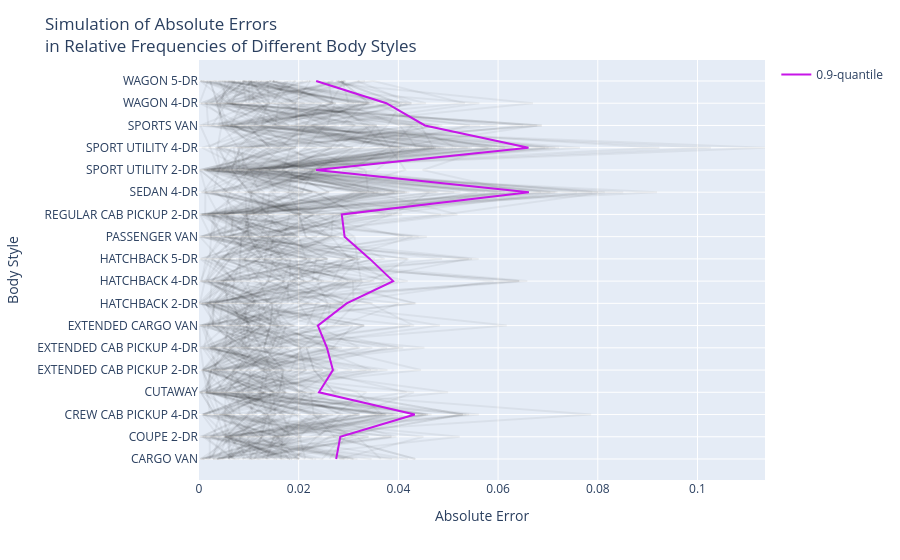

Notebook code for this chart:
### Code cell
fig = px.line()
rng = np.random.default_rng()
x_all = rng.choice(absolute_errors, size=100, axis=0)
num_traces = x_all.shape[0]
y = body_styles_series

for i in range(num_traces):
    x = x_all[i, :]
    fig.add_trace(
        go.Scatter(
            x=x,
            y=y,
            opacity=0.05,
            mode="lines",
            line = dict(color='black'),
            showlegend=False
        )
    )
fig.add_trace(
        go.Scatter(
            name="0.9-quantile",
            x=absolute_errors_worst_case,
            y=y,
            mode="lines",
            line = dict(color='rgb(199, 21, 232)'),
            showlegend=True
        )
    )

fig.update_layout(
    title=f"Simulation of Absolute Errors<br>in Relative Frequencies of Different Body Styles",
    yaxis={"title": "Body Style"},
    xaxis={"title": "Absolute Error"}
)

fig.show()
